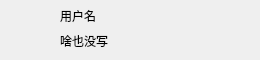
<?xml version="1.0" encoding="UTF-8"?>
<ui version="4.0">
 <class>UserItem</class>
 <widget class="QWidget" name="UserItem">
  <property name="geometry">
   <rect>
    <x>0</x>
    <y>0</y>
    <width>260</width>
    <height>60</height>
   </rect>
  </property>
  <property name="minimumSize">
   <size>
    <width>260</width>
    <height>60</height>
   </size>
  </property>
  <property name="maximumSize">
   <size>
    <width>260</width>
    <height>60</height>
   </size>
  </property>
  <property name="windowTitle">
   <string>Form</string>
  </property>
  <widget class="QPushButton" name="pb_icon">
   <property name="geometry">
    <rect>
     <x>10</x>
     <y>10</y>
     <width>40</width>
     <height>40</height>
    </rect>
   </property>
   <property name="text">
    <string/>
   </property>
   <property name="iconSize">
    <size>
     <width>40</width>
     <height>40</height>
    </size>
   </property>
   <property name="flat">
    <bool>true</bool>
   </property>
  </widget>
  <widget class="QLabel" name="lb_name">
   <property name="geometry">
    <rect>
     <x>60</x>
     <y>5</y>
     <width>201</width>
     <height>22</height>
    </rect>
   </property>
   <property name="text">
    <string>用户名</string>
   </property>
  </widget>
  <widget class="QLabel" name="lb_feeling">
   <property name="geometry">
    <rect>
     <x>60</x>
     <y>30</y>
     <width>201</width>
     <height>22</height>
    </rect>
   </property>
   <property name="text">
    <string>啥也没写</string>
   </property>
  </widget>
 </widget>
 <resources/>
 <connections/>
</ui>
